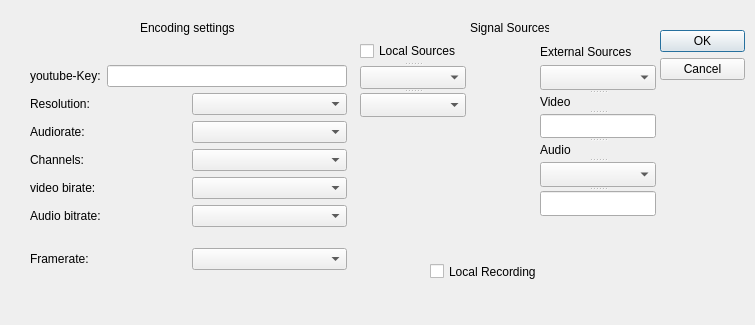
<?xml version="1.0" encoding="UTF-8"?>
<ui version="4.0">
 <class>inputBox</class>
 <widget class="QDialog" name="inputBox">
  <property name="geometry">
   <rect>
    <x>0</x>
    <y>0</y>
    <width>755</width>
    <height>325</height>
   </rect>
  </property>
  <property name="windowTitle">
   <string>Dialog</string>
  </property>
  <widget class="QDialogButtonBox" name="buttonBox">
   <property name="geometry">
    <rect>
     <x>660</x>
     <y>30</y>
     <width>85</width>
     <height>60</height>
    </rect>
   </property>
   <property name="orientation">
    <enum>Qt::Vertical</enum>
   </property>
   <property name="standardButtons">
    <set>QDialogButtonBox::Cancel|QDialogButtonBox::Ok</set>
   </property>
  </widget>
  <widget class="QWidget" name="layoutWidget">
   <property name="geometry">
    <rect>
     <x>30</x>
     <y>50</y>
     <width>317</width>
     <height>237</height>
    </rect>
   </property>
   <layout class="QVBoxLayout" name="verticalLayout_2">
    <item>
     <layout class="QVBoxLayout" name="verticalLayout">
      <item>
       <layout class="QHBoxLayout" name="horizontalLayout">
        <item>
         <widget class="QLabel" name="label">
          <property name="text">
           <string>youtube-Key:</string>
          </property>
         </widget>
        </item>
        <item>
         <widget class="QLineEdit" name="youtubeLine"/>
        </item>
       </layout>
      </item>
      <item>
       <layout class="QHBoxLayout" name="horizontalLayout_12">
        <item>
         <widget class="QLabel" name="label_2">
          <property name="text">
           <string>Resolution:</string>
          </property>
         </widget>
        </item>
        <item>
         <widget class="QComboBox" name="Resolution"/>
        </item>
       </layout>
      </item>
      <item>
       <layout class="QHBoxLayout" name="horizontalLayout_10">
        <item>
         <layout class="QHBoxLayout" name="horizontalLayout_4">
          <item>
           <widget class="QLabel" name="label_4">
            <property name="text">
             <string>Audiorate:</string>
            </property>
           </widget>
          </item>
         </layout>
        </item>
        <item>
         <widget class="QComboBox" name="Audiorate"/>
        </item>
       </layout>
      </item>
      <item>
       <layout class="QHBoxLayout" name="horizontalLayout_9">
        <item>
         <layout class="QHBoxLayout" name="horizontalLayout_5">
          <item>
           <widget class="QLabel" name="label_5">
            <property name="text">
             <string>Channels:</string>
            </property>
           </widget>
          </item>
         </layout>
        </item>
        <item>
         <widget class="QComboBox" name="Channels"/>
        </item>
       </layout>
      </item>
      <item>
       <layout class="QHBoxLayout" name="horizontalLayout_8">
        <item>
         <layout class="QHBoxLayout" name="horizontalLayout_6">
          <item>
           <widget class="QLabel" name="label_6">
            <property name="text">
             <string>video birate:</string>
            </property>
           </widget>
          </item>
         </layout>
        </item>
        <item>
         <widget class="QComboBox" name="VideoBitRate"/>
        </item>
       </layout>
      </item>
      <item>
       <layout class="QHBoxLayout" name="horizontalLayout_2">
        <item>
         <layout class="QHBoxLayout" name="horizontalLayout_7">
          <item>
           <widget class="QLabel" name="label_7">
            <property name="text">
             <string>Audio bitrate:</string>
            </property>
           </widget>
          </item>
         </layout>
        </item>
        <item>
         <widget class="QComboBox" name="AudioBitRate"/>
        </item>
       </layout>
      </item>
     </layout>
    </item>
    <item>
     <layout class="QHBoxLayout" name="horizontalLayout_3">
      <item>
       <widget class="QLabel" name="label_3">
        <property name="text">
         <string>Framerate:</string>
        </property>
       </widget>
      </item>
      <item>
       <widget class="QComboBox" name="Framerate"/>
      </item>
     </layout>
    </item>
   </layout>
  </widget>
  <widget class="QLabel" name="label_11">
   <property name="geometry">
    <rect>
     <x>140</x>
     <y>20</y>
     <width>97</width>
     <height>15</height>
    </rect>
   </property>
   <property name="text">
    <string>Encoding settings</string>
   </property>
  </widget>
  <widget class="QLabel" name="label_12">
   <property name="geometry">
    <rect>
     <x>470</x>
     <y>20</y>
     <width>79</width>
     <height>15</height>
    </rect>
   </property>
   <property name="text">
    <string>Signal Sources</string>
   </property>
  </widget>
  <widget class="QCheckBox" name="Record">
   <property name="geometry">
    <rect>
     <x>430</x>
     <y>260</y>
     <width>119</width>
     <height>23</height>
    </rect>
   </property>
   <property name="text">
    <string>Local Recording</string>
   </property>
  </widget>
  <widget class="QLabel" name="label_9">
   <property name="geometry">
    <rect>
     <x>540</x>
     <y>40</y>
     <width>101</width>
     <height>23</height>
    </rect>
   </property>
   <property name="text">
    <string>External Sources</string>
   </property>
  </widget>
  <widget class="QSplitter" name="splitter">
   <property name="geometry">
    <rect>
     <x>360</x>
     <y>40</y>
     <width>106</width>
     <height>77</height>
    </rect>
   </property>
   <property name="orientation">
    <enum>Qt::Vertical</enum>
   </property>
   <widget class="QCheckBox" name="checkBox">
    <property name="text">
     <string>Local Sources</string>
    </property>
   </widget>
   <widget class="QComboBox" name="LocalCamera"/>
   <widget class="QComboBox" name="soundCards"/>
  </widget>
  <widget class="QSplitter" name="splitter_2">
   <property name="geometry">
    <rect>
     <x>540</x>
     <y>65</y>
     <width>116</width>
     <height>151</height>
    </rect>
   </property>
   <property name="orientation">
    <enum>Qt::Vertical</enum>
   </property>
   <widget class="QComboBox" name="VideoSRC"/>
   <widget class="QLabel" name="label_8">
    <property name="text">
     <string>Video</string>
    </property>
   </widget>
   <widget class="QLineEdit" name="VideoPath">
    <property name="text">
     <string/>
    </property>
   </widget>
   <widget class="QLabel" name="label_10">
    <property name="text">
     <string>Audio</string>
    </property>
   </widget>
   <widget class="QComboBox" name="AudioSRC"/>
   <widget class="QLineEdit" name="AudioPath"/>
  </widget>
 </widget>
 <resources/>
 <connections>
  <connection>
   <sender>buttonBox</sender>
   <signal>accepted()</signal>
   <receiver>inputBox</receiver>
   <slot>accept()</slot>
   <hints>
    <hint type="sourcelabel">
     <x>660</x>
     <y>89</y>
    </hint>
    <hint type="destinationlabel">
     <x>157</x>
     <y>274</y>
    </hint>
   </hints>
  </connection>
  <connection>
   <sender>buttonBox</sender>
   <signal>rejected()</signal>
   <receiver>inputBox</receiver>
   <slot>reject()</slot>
   <hints>
    <hint type="sourcelabel">
     <x>660</x>
     <y>89</y>
    </hint>
    <hint type="destinationlabel">
     <x>286</x>
     <y>274</y>
    </hint>
   </hints>
  </connection>
  <connection>
   <sender>checkBox</sender>
   <signal>clicked(bool)</signal>
   <receiver>VideoPath</receiver>
   <slot>clear()</slot>
   <hints>
    <hint type="sourcelabel">
     <x>454</x>
     <y>51</y>
    </hint>
    <hint type="destinationlabel">
     <x>542</x>
     <y>121</y>
    </hint>
   </hints>
  </connection>
  <connection>
   <sender>checkBox</sender>
   <signal>clicked(bool)</signal>
   <receiver>AudioPath</receiver>
   <slot>clear()</slot>
   <hints>
    <hint type="sourcelabel">
     <x>436</x>
     <y>54</y>
    </hint>
    <hint type="destinationlabel">
     <x>549</x>
     <y>208</y>
    </hint>
   </hints>
  </connection>
  <connection>
   <sender>checkBox</sender>
   <signal>clicked(bool)</signal>
   <receiver>VideoSRC</receiver>
   <slot>clear()</slot>
   <hints>
    <hint type="sourcelabel">
     <x>464</x>
     <y>49</y>
    </hint>
    <hint type="destinationlabel">
     <x>555</x>
     <y>74</y>
    </hint>
   </hints>
  </connection>
  <connection>
   <sender>checkBox</sender>
   <signal>clicked(bool)</signal>
   <receiver>AudioSRC</receiver>
   <slot>clear()</slot>
   <hints>
    <hint type="sourcelabel">
     <x>420</x>
     <y>58</y>
    </hint>
    <hint type="destinationlabel">
     <x>552</x>
     <y>179</y>
    </hint>
   </hints>
  </connection>
 </connections>
</ui>
